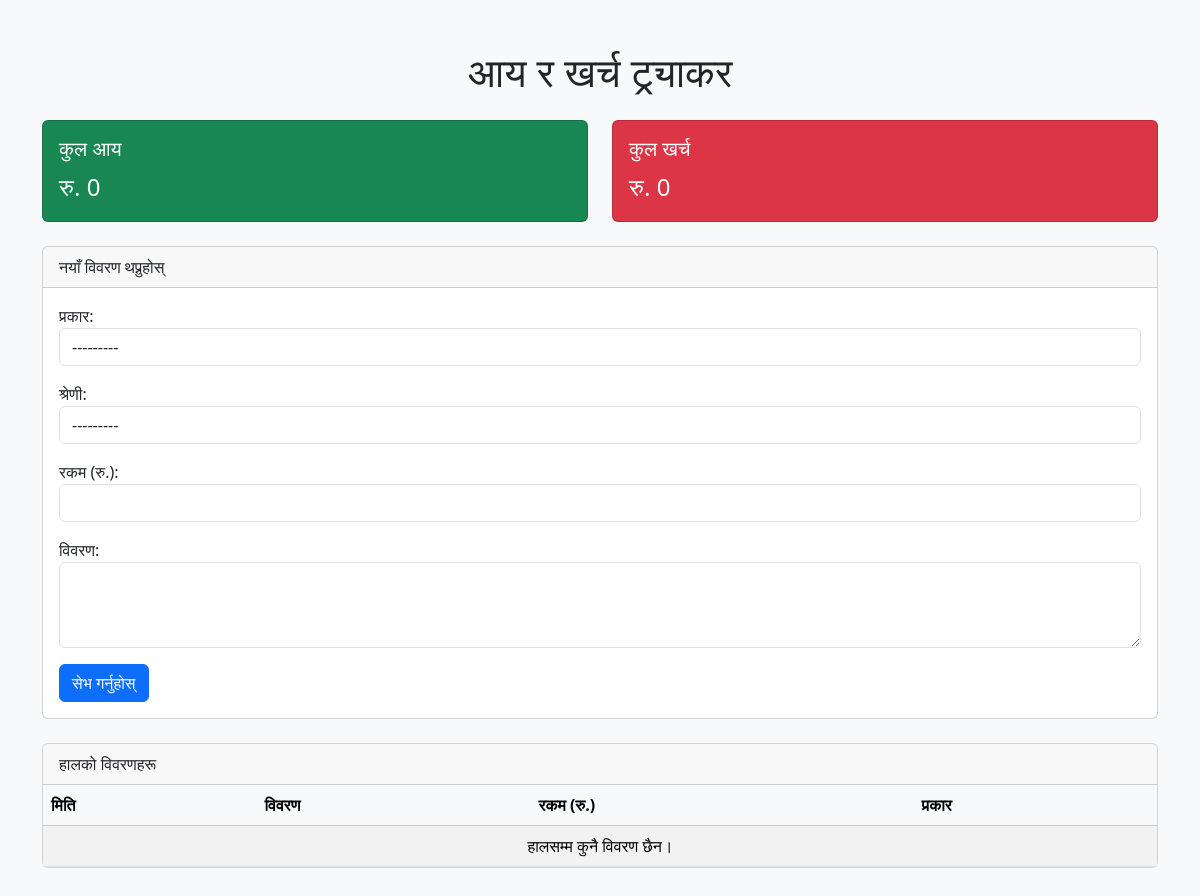
Page /expense_tracker/ on the earlier database version.
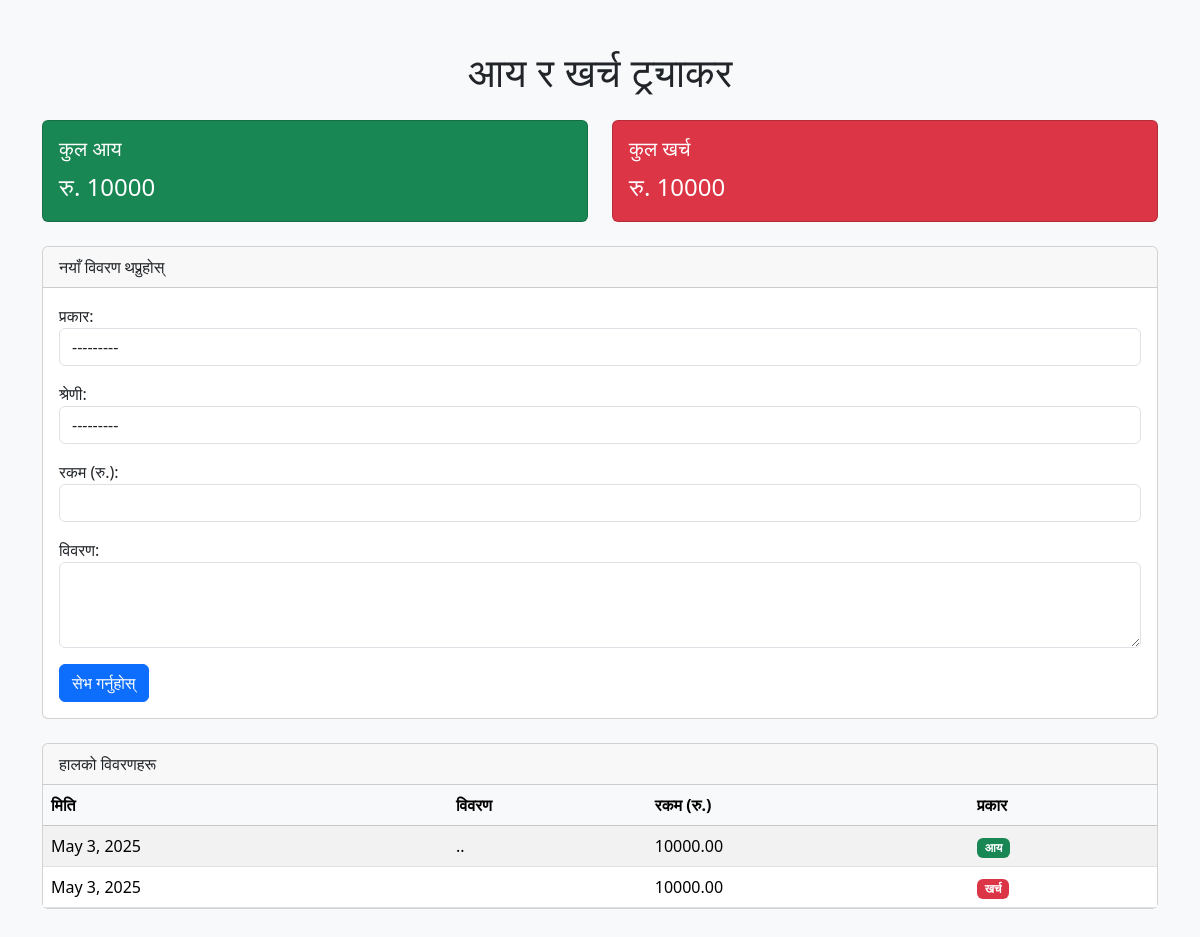
Same page on the later database version.
### expense_tracker/models.py (models this page shows, shortened)
class Transaction(models.Model):
    TRANSACTION_TYPES = (
        ('income', 'आय'),
        ('expense', 'खर्च'),
    )
    CATEGORY_CHOICES = (
        ('crop_sales', 'बाली बिक्री'),
        ('equipment_purchase', 'उपकरण खरिद'),
        ('fertilizer', 'मल/बिउ खरिद'),
        ('transport', 'यातायात'),
        ('labor', 'श्रमिक खर्च'),
        ('loan_payment', 'ऋण भुक्तानी'),
        ('misc', 'अन्य'),
    )
    date = models.DateField(auto_now_add=True, verbose_name="मिति")
    type = models.CharField(max_length=7, choices=TRANSACTION_TYPES, verbose_name="प्रकार")
    category = models.CharField(max_length=50, choices=CATEGORY_CHOICES, verbose_name="श्रेणी")
    amount = models.DecimalField(max_digits=10, decimal_places=2, verbose_name="रकम (रु.)")
    description = models.TextField(blank=True, null=True, verbose_name="विवरण")

### expense_tracker/views.py (the view)
# urls.py: path('', tracker_view, name='tracker_home'),
def tracker_view(request):
    if request.method == 'POST':
        form = TransactionForm(request.POST)
        if form.is_valid():
            form.save()
            return redirect('tracker')
    else:
        form = TransactionForm()
    transactions = Transaction.objects.all()
    total_income = transactions.filter(type='income').aggregate(Sum('amount'))['amount__sum'] or 0
    total_expense = transactions.filter(type='expense').aggregate(Sum('amount'))['amount__sum'] or 0
    profit_loss = total_income - total_expense
    return render(request, 'tracker.html', {
        'form': form,
        'transactions': transactions,
        'total_income': total_income,
        'total_expense': total_expense,
        'profit_loss': profit_loss,
    })

### expense_tracker/forms.py
class TransactionForm(forms.ModelForm):
    class Meta:
        model = Transaction
        fields = ['type', 'category', 'amount', 'description']
        widgets = {
            'type': forms.Select(attrs={'class': 'form-control'}),
            'category': forms.Select(attrs={'class': 'form-control'}),
            'amount': forms.NumberInput(attrs={'class': 'form-control'}),
            'description': forms.Textarea(attrs={'class': 'form-control', 'rows': 3}),
        }

### templates/tracker.html (shortened to what this page needs)
<!DOCTYPE html>
<html lang="ne">
<head>
    <link href="https://cdn.jsdelivr.net/npm/bootstrap@5.3.3/dist/css/bootstrap.min.css" rel="stylesheet">
</head>
<body class="bg-light">
<div class="container my-5">
    <h1 class="text-center mb-4">आय र खर्च ट्र्याकर</h1>
    <div class="row mb-4">
        <div class="col-md-6">
            <div class="card text-white bg-success">
                <div class="card-body">
                    <h5 class="card-title">कुल आय</h5>
                    <p class="card-text fs-4">रु. {{ total_income }}</p>
                </div>
            </div>
        </div>
        <div class="col-md-6">
            <div class="card text-white bg-danger">
                <div class="card-body">
                    <h5 class="card-title">कुल खर्च</h5>
                    <p class="card-text fs-4">रु. {{ total_expense }}</p>
                </div>
            </div>
        </div>
    </div>
    <div class="card mb-4">
        <div class="card-header">नयाँ विवरण थप्नुहोस्</div>
        <div class="card-body">
            <form method="post">
                {{ form.as_p }}
                <button type="submit" class="btn btn-primary">सेभ गर्नुहोस्</button>
            </form>
        </div>
    </div>
    <div class="card">
        <div class="card-header">हालको विवरणहरू</div>
        <div class="card-body p-0">
            <table class="table table-striped mb-0">
                <thead class="table-light">
                    <tr>
                        <th>मिति</th>
                        <th>विवरण</th>
                        <th>रकम (रु.)</th>
                        <th>प्रकार</th>
                    </tr>
                </thead>
                <tbody>
                    {% for tx in transactions %}
                        <tr>
                            <td>{{ tx.date }}</td>
                            <td>{{ tx.description }}</td>
                            <td>{{ tx.amount }}</td>
                            <td>
                                {% if tx.type == 'income' %}
                                    <span class="badge bg-success">आय</span>
                                {% else %}
                                    <span class="badge bg-danger">खर्च</span>
                                {% endif %}
                            </td>
                        </tr>
                    {% empty %}
                        <tr><td colspan="4" class="text-center">हालसम्म कुनै विवरण छैन।</td></tr>
                    {% endfor %}
                </tbody>
            </table>
        </div>
    </div>
</div>
</body>
</html>

Differences in the rows shown:
added Transaction: date "May 3, 2025", description "..", amount "10000.00", type "आय"
added Transaction: date "May 3, 2025", amount "10000.00", type "खर्च"
Other differences:
{{ total_income }}: "0" → "10000"
{{ total_expense }}: "0" → "10000"
text no longer shown: "हालसम्म कुनै विवरण छैन।"
